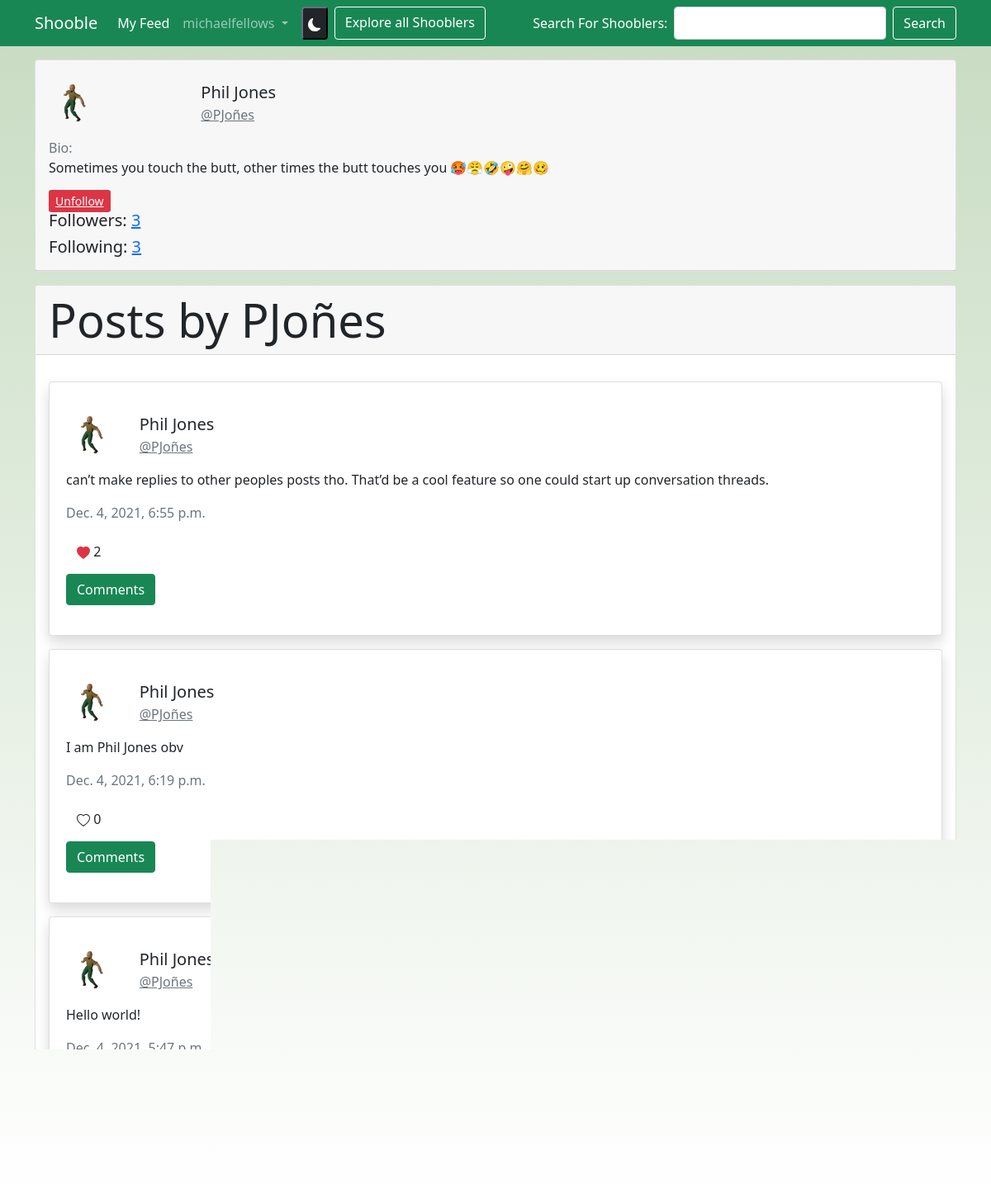
Screenshot of /profile/PJoñes (signed in) with the database file from the repository.
### shooble/models.py (models this page shows, shortened)
class ProfilePic(models.Model):
    user = models.ForeignKey(User, on_delete=models.CASCADE, null=True)
    profile_pic = models.ImageField(upload_to='images', default=None)

class UserBio(models.Model):
    user = models.ForeignKey(User, on_delete=models.CASCADE, default=None)
    bio = models.TextField(max_length=256, default=None)

class Post(models.Model):
    author = models.ForeignKey(User, on_delete=models.CASCADE, default=None)
    textBody = models.TextField(max_length=500)
    created_at = models.DateTimeField(auto_now_add=True)
    numberOfLikes = models.IntegerField(default=0)
    def __str__(self):
        return self.textBody

### shooble/views.py (the view)
# urls.py: path('profile/<str:username>', views.profile_view, name="profile"),
@login_required(login_url='login')
def profile_view(request, username):
    searched_user = User.objects.get(username=username)
    list_of_following = Following.objects.filter(userFollower=searched_user)  # Who the profile user follows
    list_of_followers = Following.objects.filter(userID_following=searched_user.id)  # Who is following the profile
    comments = PostComment.objects.order_by('created_at')
    list_of_comments = []
    for i in comments:
        list_of_comments.append(i)
    list_of_comments.reverse()
    print(list_of_following)
    print(list_of_followers)
    ordered_text_posts = Post.objects.filter(author=searched_user).order_by('created_at')
    ordered_like_data = LikedPost.objects.order_by('post__created_at').filter(user_liking=request.user,
                                                                              post__author=searched_user)
    profile_pic = ProfilePic.objects.get(user=searched_user)
    users_being_followed = Following.objects.filter(userFollower=request.user)
    list_of_ids_being_followed = []
    for i in list(users_being_followed):
        list_of_ids_being_followed.append(int(i.userID_following))
    text_posts = []
    list_of_like_data = []
    counter = 0
    for i in ordered_text_posts:
        text_posts.append(i)
        list_of_like_data.append(i.likedpost_set.filter(user_liking=request.user, post=i).get().is_liked_by_user)
        counter += 1
    text_posts.reverse()
    list_of_like_data.reverse()
    context = {
        'user_profile': searched_user,
        'text_posts': text_posts,
        'followers': list_of_followers,
        'following': list_of_following,
        'list_of_like_data': list_of_like_data,
        'list_of_ids_being_followed': list_of_ids_being_followed,
        'profile_pic_url': profile_pic.profile_pic.url,
        'comments': list_of_comments
    }
    print(text_posts)
    print(list_of_like_data)
    print(ordered_like_data)
    return render(request, 'shooble/profile.html', context)

### shooble/models.py (called while the page is built)
    def __str__(self):
        return str(self.userFollower.username) + " is following " + str(self.userID_following)

    def __str__(self):
        if self.is_liked_by_user:
            liked = " liked "
        else:
            liked = " has not liked "
        return str(self.user_liking) + liked + str(self.post) + " by " + str(self.post.author.username)

### shooble/templatetags/index_filter.py (called while the page is built)
@register.filter()
def index(list1, i):
    return list1[int(i)]

@register.filter()
def get_profile_pic(text_post):
    return text_post.author.profilepic_set.get().profile_pic.url

### templates/shooble/profile.html (shortened to what this page needs)
{% extends 'shooble/base.html' %}
{% load index_filter %}
{% block body %}
    <div class="card">
        <div class="card-header">
            <div class="row">
                <div class="col">
                    <div class="row">
                        <div class="col-lg-2 m-auto me-0">
                            <img class="img-fluid rounded-circle" height="60em" width="60em"
                                 src="{{ user_profile.profilepic_set.get.profile_pic.url }}" alt="">
                        </div>
                        <div class="col-lg-10 py-3 ms-0">
                            <p class="mb-0 lead">{{ user_profile.first_name }} {{ user_profile.last_name }}</p>
                            <a class="text-muted"
                               href="{% url 'profile' user_profile.username %}">@{{ user_profile.username }}
                            </a>
                        </div>
                    </div>
                    <p class="text-muted mb-0">Bio:</p>
                    <p>{{ user_profile.userbio_set.get.bio }}</p>
                    {% if user.username != user_profile.username %}
                        {% if user_profile.id not in list_of_ids_being_followed %}
                            <a class="button btn-sm btn-success"
                               href="{% url 'follow' user_profile.username %}">Follow</a></li>
                        {% else %}
                            <a class="button btn-sm btn-danger" href="{% url 'unfollow' user_profile.username %}">Unfollow</a>
                        {% endif %}
                    {% endif %}
                    <h2 class="lead">Followers: <a
                            href="{% url 'is_followed_by' user_profile.username %}">{{ followers.count }}</a></h2>
                    <h2 class="lead">Following: <a
                            href="{% url 'is_following' user_profile.username %}">{{ following.count }}</a></h2>
                </div>
            </div>
        </div>
    </div>
    <div class="card mt-3">
        {% if user.username == user_profile.username %}
            <h2 class="card-header lead display-4">My Posts</h2>
        {% else %}
            <h2 class="card-header lead display-4">Posts by {{ user_profile.username }}</h2>
        {% endif %}
        <div class="card-body">
            {% for text_post in text_posts %}
                <div id="like_button">
                    <div class="card p-1 my-3 rounded shadow">
                        <div class="card-body">
                            <div class="row">
                                <div class="col-lg-1 m-auto me-0">
                                    <img class="img-fluid rounded-circle" height="60em" width="60em"
                                         src="{{ text_post|get_profile_pic }}" alt="">
                                </div>
                                <div class="col-lg-11 py-3 ms-0">
                                    <p class="mb-0 lead">{{ text_post.author.first_name }} {{ text_post.author.last_name }}</p>
                                    <a class="text-muted"
                                       href="{% url 'profile' text_post.author.username %}">@{{ text_post.author.username }} </a>
                                </div>
                            </div>
                            <p class="card-text">{{ text_post.textBody }}</p>
                            <p class="card-text text-secondary">{{ text_post.created_at }}</p>
                            <form method="post" class="like_button_class" id="{{ text_post.id }}"
                                  action="{% url 'like_post' text_post.id %}">
                                <button class="btn like-button-text" type="submit">
                                    {% if not list_of_like_data|index:forloop.counter0 %}
                                        {{ text_post.numberOfLikes }}
                                    {% else %}
                                        <svg xmlns="http://www.w3.org/2000/svg" width="16" height="16"
                                             fill="currentColor"
                                             class="text-danger bi bi-heart-fill" viewBox="0 0 16 16">
                                            <path fill-rule="evenodd"
                                                  d="M8 1.314C12.438-3.248 23.534 4.735 8 15-7.534 4.736 3.562-3.248 8 1.314z"/>
                                        </svg>
                                        <span class="text-black">{{ text_post.numberOfLikes }}</span>
                                    {% endif %}
                                </button>
                            </form>
                        <p class="mt-2">
                                <button id="open-comments{{ text_post.id }}" class="btn btn-success" type="button"
                                        data-bs-toggle="collapse"
                                        data-bs-target="#collapseExample{{ text_post.id }}" aria-expanded="false"
                                        aria-controls="collapseExample">
                                    Comments
                                </button>
                            </p>
                        </div>
                    </div>
                </div>
            {% endfor %}
        </div>
    </div>
{% endblock %}

### templates/shooble/base.html (shortened to what this page needs)
{% load static %}
<!DOCTYPE html>
<html lang="en">
<head>
    <link href="https://cdn.jsdelivr.net/npm/bootstrap@5.0.2/dist/css/bootstrap.min.css" rel="stylesheet"
>
    <link rel="stylesheet" href="{% static 'css/styles.css' %}">
</head>
<body>
<nav class="navbar navbar-expand-lg navbar-dark bg-success mb-3">
    <div class="container">
        <a class="navbar-brand" href="{% url 'index' %}">Shooble</a>
        <div class="collapse navbar-collapse" id="navbarNavDropdown">
            <ul class="navbar-nav">
                {% if user.is_authenticated %}
                    <li class="nav-item">
                        <a class="nav-link active" href="{% url 'index' %}">My Feed</a>
                    </li>
                    <li class="nav-item dropdown">
                        <a class="nav-link dropdown-toggle" href="#" id="navbarDropdown" role="button"
                           data-bs-toggle="dropdown" aria-expanded="false">
                            {{ user.username }}
                        </a>
                    </li>
                {% endif %}
                <li class="nav-item d-inline-flex ms-2">
                    <button class=" rounded dark-mode-switch button btn-dark">
                        </button>
                </li>
            <li class="nav-item d-inline-flex ms-2">
                <a href="{% url 'search' %}" class="btn btn-success border border-white">Explore all Shooblers</a>
            </li>
            </ul>
            <div class="navbar-nav ms-auto">
                {% if user.is_authenticated %}
                    <form class="d-inline-flex" action="{% url 'search' %}" method="post">
                        <span class="navbar-text text-white me-2 text-nowrap">Search For Shooblers: </span>
                        <input type="text" class="form-control me-2" name="search" id="searchUsers">
                        <button class="btn search-button btn-success border border-white" type="submit" id="button-addon2">Search</button>
                    </form>
                {% endif %}
            </div>
        </div>
    </div>
</nav>
<div class="container">
    {% block body %}
    {% endblock %}
</div>
</body>
</html>

### static/css/styles.css (style rules this page uses)
body { background: -webkit-gradient(linear, left top, left bottom, from(#c7dbc1), to(white)) fixed; }

### rows the page displays
Post: author.profile_pic (picture), author.first_name "Phil", author.last_name "Jones", author.username "PJoñes", textBody "can’t make replies to other peoples posts tho. That’d be a cool feature so one could start up conversation threads.", created_at "Dec. 4, 2021, 6:55 p.m.", numberOfLikes "2"
Post: author.profile_pic (picture), author.first_name "Phil", author.last_name "Jones", author.username "PJoñes", textBody "I am Phil Jones obv", created_at "Dec. 4, 2021, 6:19 p.m.", numberOfLikes "0"
Post: author.profile_pic (picture), author.first_name "Phil", author.last_name "Jones", author.username "PJoñes", textBody "Hello world!", created_at "Dec. 4, 2021, 5:47 p.m."

### other values shown
{{ user.username }} "michaelfellows"
{{ user_profile.first_name }} "Phil"
{{ user_profile.last_name }} "Jones"
{{ user_profile.username }} "PJoñes"
{{ user_profile.userbio_set.get.bio }} "Sometimes you touch the butt, other times the butt touches you 🥵😤🤣🤪🤗🥴"
{{ followers.count }} "3"
{{ following.count }} "3"
